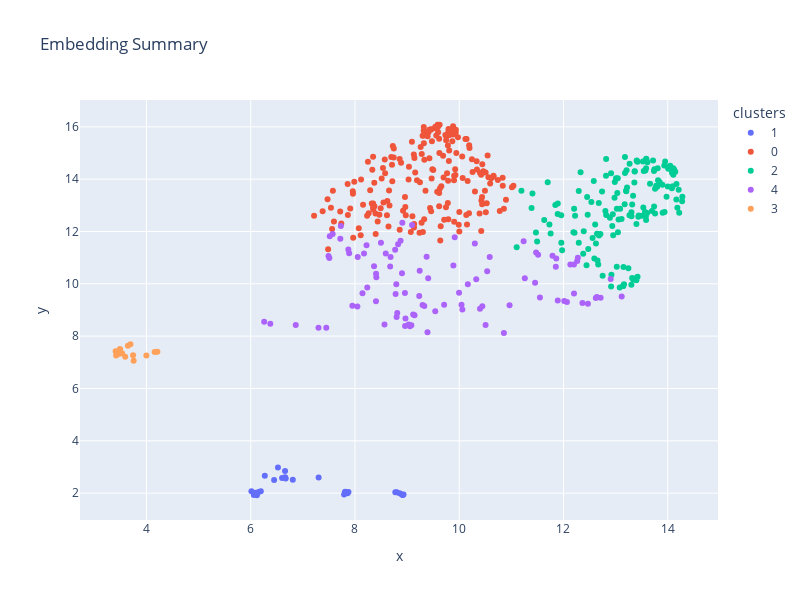

Notebook code cell kept with this figure:
### Code cell
df_for_kmeans = data_visualization.get_df_for_plot(low_dim_embeddings_umap, labels, date_labels, k_means.labels_)
filtered_df = data_visualization.filter_df(df_for_kmeans, DAYS)
fig_kmeans, dff = data_visualization.embedding_scatter_plot(filtered_df)
fig_kmeans.show()
